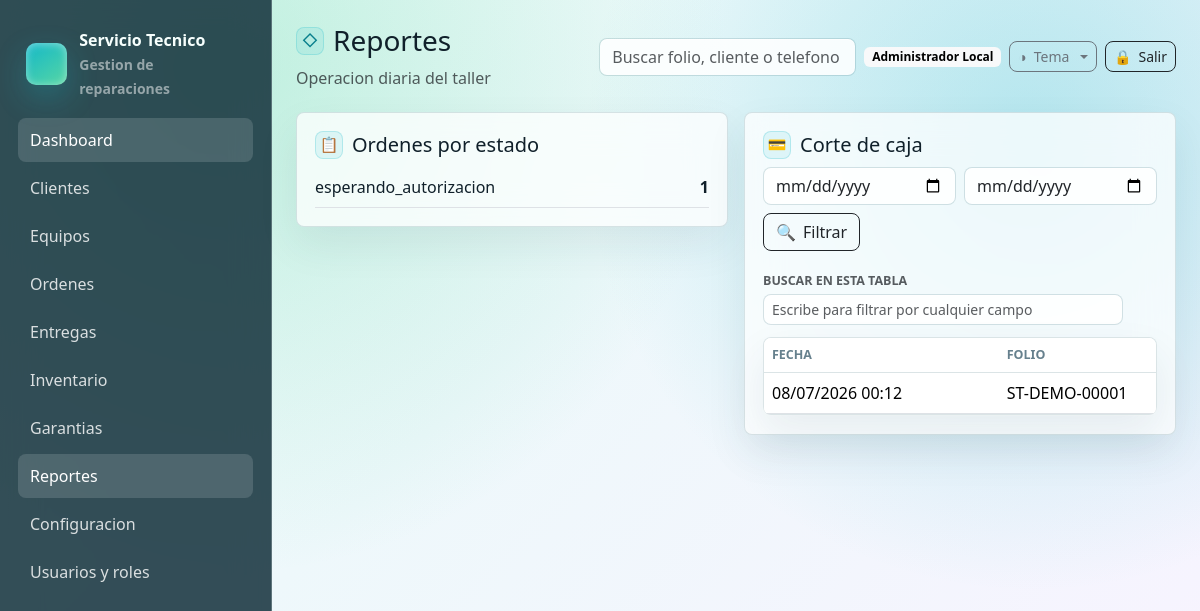
/reportes (signed in), run on the app's committed database.
### tables this page shows
CREATE TABLE users (
    id INT UNSIGNED AUTO_INCREMENT PRIMARY KEY,
    name VARCHAR(160) NOT NULL,
    email VARCHAR(190) NOT NULL UNIQUE,
    password VARCHAR(255) NOT NULL,
    phone VARCHAR(40) NULL,
    status ENUM('activo','inactivo','bloqueado') NOT NULL DEFAULT 'activo',
    last_login_at DATETIME NULL,
    created_at DATETIME NOT NULL DEFAULT CURRENT_TIMESTAMP,
    updated_at DATETIME NULL ON UPDATE CURRENT_TIMESTAMP,
    deleted_at DATETIME NULL
);

CREATE TABLE pagos (
    id INT UNSIGNED AUTO_INCREMENT PRIMARY KEY,
    orden_id INT UNSIGNED NOT NULL,
    monto DECIMAL(12,2) NOT NULL,
    metodo ENUM('efectivo','transferencia','tarjeta','otro') NOT NULL DEFAULT 'efectivo',
    referencia VARCHAR(160) NULL,
    usuario_id INT UNSIGNED NOT NULL,
    notas TEXT NULL,
    comprobante_archivo_id INT UNSIGNED NULL,
    estado ENUM('activo','cancelado') NOT NULL DEFAULT 'activo',
    motivo_cancelacion TEXT NULL,
    cancelado_por INT UNSIGNED NULL,
    cancelado_at DATETIME NULL,
    created_at DATETIME NOT NULL DEFAULT CURRENT_TIMESTAMP,
    updated_at DATETIME NULL ON UPDATE CURRENT_TIMESTAMP,
    CONSTRAINT fk_pago_orden FOREIGN KEY (orden_id) REFERENCES ordenes_servicio(id) ON DELETE CASCADE,
    CONSTRAINT fk_pago_user FOREIGN KEY (usuario_id) REFERENCES users(id),
    INDEX idx_pago_fecha (created_at),
    INDEX idx_pago_usuario (usuario_id)
);

CREATE TABLE ordenes_servicio (
    id INT UNSIGNED AUTO_INCREMENT PRIMARY KEY,
    folio VARCHAR(60) NOT NULL UNIQUE,
    cliente_id INT UNSIGNED NOT NULL,
    equipo_id INT UNSIGNED NOT NULL,
    tecnico_id INT UNSIGNED NULL,
    recibido_por INT UNSIGNED NOT NULL,
    tipo_servicio VARCHAR(120) NOT NULL,
    falla_reportada TEXT NOT NULL,
    diagnostico_inicial TEXT NULL,
    prioridad ENUM('baja','normal','alta','urgente') NOT NULL DEFAULT 'normal',
    estado ENUM('recibida','en_revision','diagnosticada','esperando_autorizacion','autorizada','rechazada','en_reparacion','esperando_refaccion','reparada','no_reparable','lista_para_entrega','entregada','cancelada','garantia') NOT NULL DEFAULT 'recibida',
    fecha_recepcion DATETIME NOT NULL DEFAULT CURRENT_TIMESTAMP,
    fecha_estimada_entrega DATETIME NULL,
    fecha_real_entrega DATETIME NULL,
    costo_estimado DECIMAL(12,2) NOT NULL DEFAULT 0,
    costo_final DECIMAL(12,2) NOT NULL DEFAULT 0,
    anticipo DECIMAL(12,2) NOT NULL DEFAULT 0,
    saldo_pendiente DECIMAL(12,2) NOT NULL DEFAULT 0,
    garantia_ofrecida VARCHAR(160) NULL,
    observaciones_internas TEXT NULL,
    observaciones_cliente TEXT NULL,
    codigo_entrega VARCHAR(80) NULL UNIQUE,
    ubicacion_actual VARCHAR(120) NOT NULL DEFAULT 'Recepcion',
    token_publico VARCHAR(120) NOT NULL,
    firma_recepcion TEXT NULL,
    firma_entrega TEXT NULL,
    created_at DATETIME NOT NULL DEFAULT CURRENT_TIMESTAMP,
    updated_at DATETIME NULL ON UPDATE CURRENT_TIMESTAMP,
    deleted_at DATETIME NULL,
    CONSTRAINT fk_orden_cliente FOREIGN KEY (cliente_id) REFERENCES clientes(id),
    CONSTRAINT fk_orden_equipo FOREIGN KEY (equipo_id) REFERENCES equipos(id),
    CONSTRAINT fk_orden_tecnico FOREIGN KEY (tecnico_id) REFERENCES users(id) ON DELETE SET NULL,
    CONSTRAINT fk_orden_recibido FOREIGN KEY (recibido_por) REFERENCES users(id),
    INDEX idx_orden_folio (folio),
    INDEX idx_orden_cliente (cliente_id),
    INDEX idx_orden_equipo (equipo_id),
    INDEX idx_orden_estado (estado),
    INDEX idx_orden_codigo_entrega (codigo_entrega),
    INDEX idx_orden_tecnico (tecnico_id),
    INDEX idx_orden_fecha (fecha_recepcion)
);

### resources/views/reportes/index.php (the view)
<div class="row g-3">
    <div class="col-lg-6">
        <div class="glass-card">
            <h2 class="h5" data-icon="&#128203;">Ordenes por estado</h2>
            <?php foreach ($dashboard['por_estado'] as $row): ?>
                <div class="d-flex justify-content-between border-bottom py-2">
                    <span><?= e($row['estado']) ?></span>
                    <strong><?= e($row['total']) ?></strong>
                </div>
            <?php endforeach; ?>
        </div>
    </div>
    <div class="col-lg-6">
        <div class="glass-card">
            <h2 class="h5" data-icon="&#128179;">Corte de caja</h2>
            <form class="row g-2 mb-3">
                <div class="col"><input class="form-control" type="date" name="inicio" value="<?= e($_GET['inicio'] ?? '') ?>"></div>
                <div class="col"><input class="form-control" type="date" name="fin" value="<?= e($_GET['fin'] ?? '') ?>"></div>
                <div class="col-auto"><button class="btn btn-outline-dark" data-icon="&#128269;">Filtrar</button></div>
            </form>
            <div class="table-wrap">
                <table class="table">
                    <thead><tr><th>Fecha</th><th>Folio</th><th>Metodo</th><th>Monto</th></tr></thead>
                    <tbody>
                    <?php foreach ($pagos as $pago): ?>
                        <tr><td><?= e(fechaHumana($pago['created_at'])) ?></td><td><?= e($pago['folio']) ?></td><td><?= e($pago['metodo']) ?></td><td><?= e(formatearMoneda((float) $pago['monto'])) ?></td></tr>
                    <?php endforeach; ?>
                    </tbody>
                </table>
            </div>
        </div>
    </div>
</div>

### app/Core/Router.php (shortened to what the rows shown need)
<?php
final class Router
{
    private array $routes = [];
    private function add(string $method, string $path, callable|array $handler): void
    {
        $pattern = preg_replace('#\{([a-zA-Z_][a-zA-Z0-9_]*)\}#', '(?P<$1>[^/]+)', $path);
        $this->routes[] = [
            'method' => $method,
            'path' => $path,
            'pattern' => '#^' . $pattern . '$#',
            'handler' => $handler,
        ];
    }
    public function dispatch(Request $request): void
    {
        foreach ($this->routes as $route) {
            if ($route['method'] !== $request->method()) {
                continue;
            }
            if (preg_match($route['pattern'], $request->path(), $matches)) {
                $params = array_filter($matches, 'is_string', ARRAY_FILTER_USE_KEY);
                $handler = $route['handler'];
                if (is_array($handler)) {
                    [$class, $method] = $handler;
                    $controller = new $class();
                    $controller->{$method}($request, ...array_values($params));
                    return;
                }
                return;
            }
        }
    }
}

### resources/views/layouts/app.php (shortened to what the rows shown need)
<?php
$user = Auth::user();
?>
<!doctype html>
<html lang="es">
<head>
    <link href="https://cdn.jsdelivr.net/npm/bootstrap@5.3.3/dist/css/bootstrap.min.css" rel="stylesheet">
    <link href="<?= e(asset('css/app.css') . '?v=20260707-btns') ?>" rel="stylesheet">
    <link href="<?= e(asset('css/themes/crystal.css')) ?>" rel="stylesheet">
    <link href="<?= e(asset('css/themes/dark.css') . '?v=20260614-selects') ?>" rel="stylesheet">
    <link href="<?= e(asset('css/themes/live.css')) ?>" rel="stylesheet">
    <link href="<?= e(asset('css/themes/blueprint.css') . '?v=20260707-btns') ?>" rel="stylesheet">
</head>
<body>
<div class="app-shell">
    <aside class="sidebar" id="app-sidebar">
        <div class="brand">
            <div class="brand-mark"></div>
            <div>
                <div>Servicio Tecnico</div>
                <small class="text-white-50">Gestion de reparaciones</small>
            </div>
        </div>
        <nav class="nav flex-column">
            <a class="nav-link <?= e(is_active('/')) ?>" href="<?= e(url('/')) ?>">Dashboard</a>
            <a class="nav-link <?= e(is_active('/clientes')) ?>" href="<?= e(url('/clientes')) ?>">Clientes</a>
            <a class="nav-link <?= e(is_active('/equipos')) ?>" href="<?= e(url('/equipos')) ?>">Equipos</a>
            <a class="nav-link <?= e(is_active('/ordenes')) ?>" href="<?= e(url('/ordenes')) ?>">Ordenes</a>
            <a class="nav-link <?= e(is_active('/entregas')) ?>" href="<?= e(url('/entregas')) ?>">Entregas</a>
            <a class="nav-link <?= e(is_active('/inventario')) ?>" href="<?= e(url('/inventario')) ?>">Inventario</a>
            <a class="nav-link <?= e(is_active('/garantias')) ?>" href="<?= e(url('/garantias')) ?>">Garantias</a>
            <a class="nav-link <?= e(is_active('/reportes')) ?>" href="<?= e(url('/reportes')) ?>">Reportes</a>
            <a class="nav-link <?= e(is_active('/configuracion')) ?>" href="<?= e(url('/configuracion')) ?>">Configuracion</a>
            <a class="nav-link <?= e(is_active('/usuarios')) ?>" href="<?= e(url('/usuarios')) ?>">Usuarios y roles</a>
        </nav>
    </aside>
    <main class="main">
        <header class="topbar">
            <div class="topbar-title">
                <h1 class="h3 mb-1" data-icon="&#9671;"><?= e($title ?? '') ?></h1>
                <div class="text-muted">Operacion diaria del taller</div>
            </div>
            <div class="d-flex align-items-center gap-2">
                <form class="d-none d-md-block" action="<?= e(url('/ordenes')) ?>">
                    <input class="form-control" name="q" placeholder="Buscar folio, cliente o telefono">
                </form>
                <span class="badge text-bg-light"><?= e($user['name'] ?? 'Usuario') ?></span>
                <div class="dropdown theme-switcher">
                    <button class="btn btn-outline-secondary btn-sm dropdown-toggle" type="button" data-bs-toggle="dropdown" aria-expanded="false" data-icon="&#9681;">Tema</button>
                </div>
                <form method="post" action="<?= e(url('/logout')) ?>">
                    <button class="btn btn-outline-dark btn-sm" data-icon="&#128274;">Salir</button>
                </form>
            </div>
        </header>
        <?= $content ?>
    </main>
</div>
</body>
</html>

### data on the page
users: name "Administrador Local"
pagos: created_at "08/07/2026 00:12", orden.folio "ST-DEMO-00001"

### other printed values
$row['estado'] "esperando_autorizacion"
$row['total'] "1"
